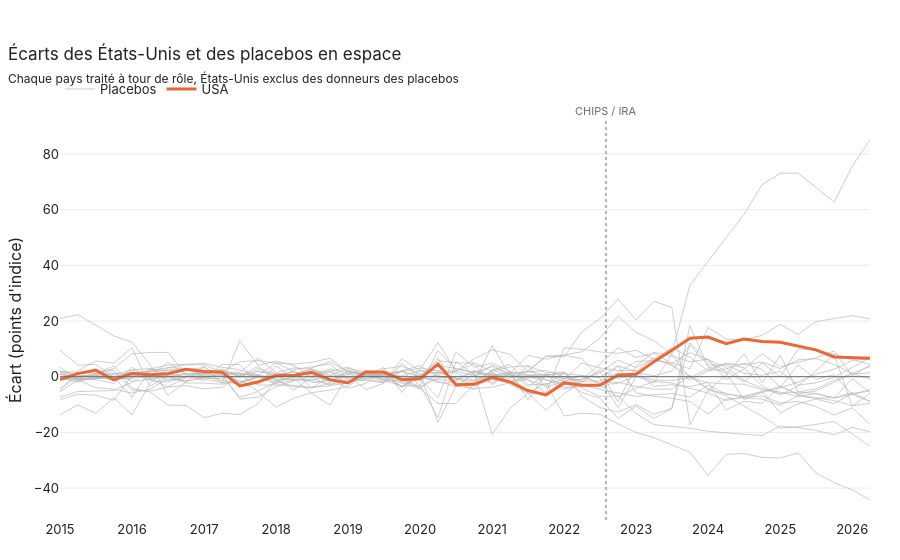

The cell this chart's notebook holds for it:
### Markdown cell above
## 5. Inférence

### Code cell
gaps, ratios = synth.space_placebos(OECD)
plot_gaps(gaps, title='Écarts des États-Unis et des placebos en espace',
          subtitle='Chaque pays traité à tour de rôle, États-Unis exclus des donneurs des placebos')
